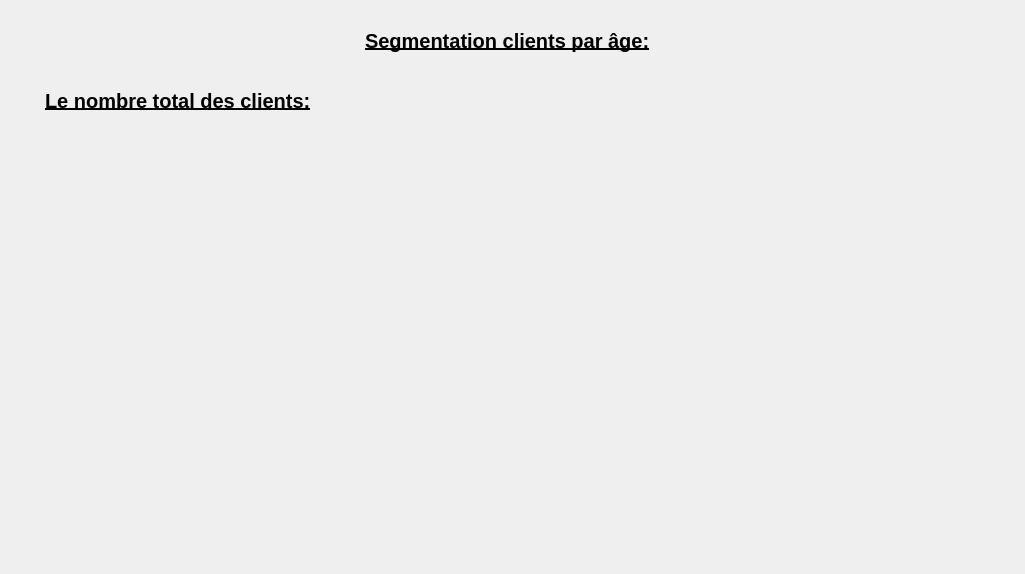
<?xml version="1.0" encoding="UTF-8"?>
<ui version="4.0">
 <class>statistique</class>
 <widget class="QWidget" name="statistique">
  <property name="geometry">
   <rect>
    <x>0</x>
    <y>0</y>
    <width>1025</width>
    <height>574</height>
   </rect>
  </property>
  <property name="windowTitle">
   <string>Form</string>
  </property>
  <widget class="QCustomPlot" name="customPlot" native="true">
   <property name="geometry">
    <rect>
     <x>210</x>
     <y>150</y>
     <width>611</width>
     <height>401</height>
    </rect>
   </property>
  </widget>
  <widget class="QLabel" name="nb">
   <property name="geometry">
    <rect>
     <x>560</x>
     <y>80</y>
     <width>91</width>
     <height>81</height>
    </rect>
   </property>
   <property name="styleSheet">
    <string notr="true">QLabel {
  width: 100%;
  padding: 12px 20px;
  margin: 8px 0;
  display: inline-block;
 
	color: rgb(0, 0, 0);
  font-size: 20px;
font-family:Arial, Helvetica, sans-serif;
}
</string>
   </property>
   <property name="text">
    <string/>
   </property>
  </widget>
  <widget class="QLabel" name="label_25">
   <property name="geometry">
    <rect>
     <x>340</x>
     <y>0</y>
     <width>541</width>
     <height>81</height>
    </rect>
   </property>
   <property name="font">
    <font>
     <family>Arial</family>
     <pointsize>-1</pointsize>
     <weight>75</weight>
     <bold>true</bold>
     <underline>true</underline>
    </font>
   </property>
   <property name="styleSheet">
    <string notr="true">QLabel {
  width: 100%;
  padding: 12px 20px;
  margin: 8px 0;
  display: inline-block;
 
	color: rgb(0, 0, 0);
  font-size: 20px;
font-family:Arial, Helvetica, sans-serif;
}</string>
   </property>
   <property name="text">
    <string>Segmentation clients par âge:</string>
   </property>
  </widget>
  <widget class="QLabel" name="label_24">
   <property name="geometry">
    <rect>
     <x>20</x>
     <y>60</y>
     <width>541</width>
     <height>81</height>
    </rect>
   </property>
   <property name="font">
    <font>
     <family>Arial</family>
     <pointsize>-1</pointsize>
     <weight>75</weight>
     <bold>true</bold>
     <underline>true</underline>
    </font>
   </property>
   <property name="styleSheet">
    <string notr="true">QLabel {
  width: 100%;
  padding: 12px 20px;
  margin: 8px 0;
  display: inline-block;
 
	color: rgb(0, 0, 0);
  font-size: 20px;
font-family:Arial, Helvetica, sans-serif;
}</string>
   </property>
   <property name="text">
    <string>Le nombre total des clients:</string>
   </property>
  </widget>
 </widget>
 <customwidgets>
  <customwidget>
   <class>QCustomPlot</class>
   <extends>QWidget</extends>
   <header location="global">qcustomplot.h</header>
   <container>1</container>
  </customwidget>
 </customwidgets>
 <resources/>
 <connections/>
</ui>
